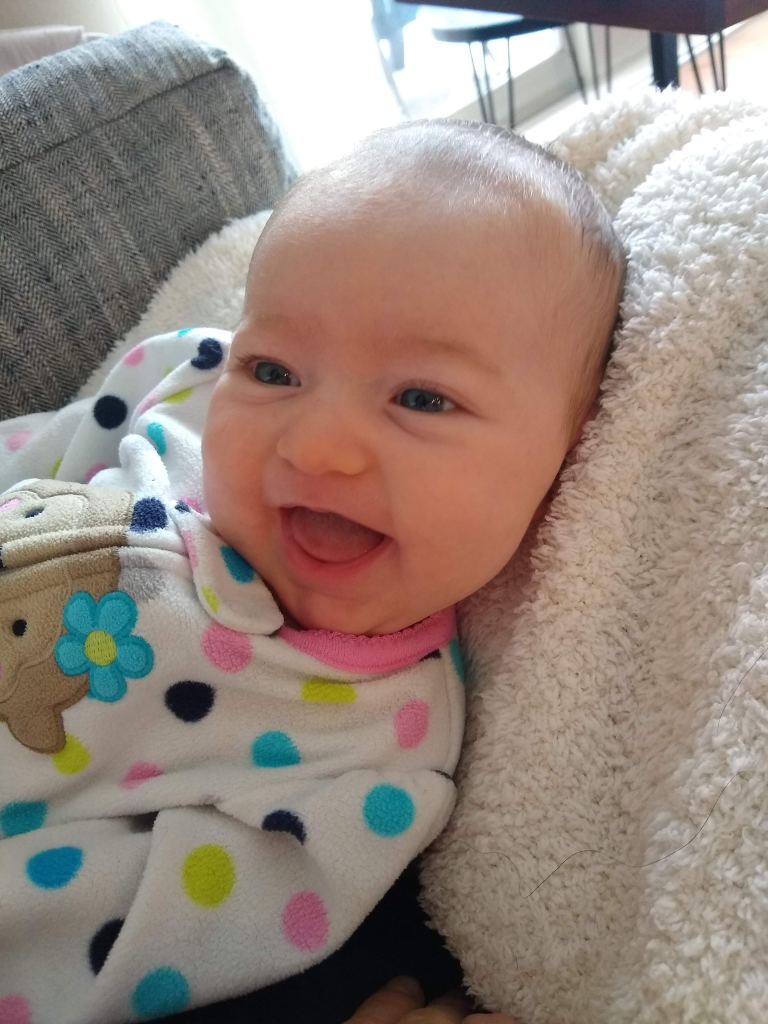
#> input picture python_numpy/images/dayton.jpg, 3072 x 4096 px (shown at 1/4 size)
$ jupyter execute --allow-errors numpy.ipynb
#> lines starting #> are read from the running program, lines starting #| are printed output that depends on the picture
[cell 1]
import numpy as np

## Creating numpy arrays

[cell 2]
a = np.zeros(3)
a

[cell 3]
b = np.zeros((10, 3))
b

#> (a cell that did not finish here is left out)

[cell 5]
c = np.ones(10)
c

[cell 6]
d = np.empty((3, 2))
d

[cell 7]
e = np.linspace(2, 10, 5) # start, stop, number of elements
e

[cell 8]
f = np.arange(0, 10, 1) # start, stop, increment
f

[cell 9]
g = np.array([5, 9])
g

[cell 10]
a_list = [5, 59]
h = np.array(a_list)
h

[cell 11]
i = np.random.randint(0, high=10, size=(4, 6))
i

## Modifing Shape

[cell 12]
# returns the array, flattened to single dimension
i.ravel()

[cell 13]
# returns the array with a modified shape
i.reshape(6,4)       # returns the array with a modified shape

[cell 14]
# transforms array into column vector
i.reshape((-1, 1))

[cell 15]
# returns the array, transposed
i.T

## Indexing and Slicing
- just like lists

[cell 16]
i[0]

[cell 17]
i[0:2]

[cell 18]
i[-1]

[cell 19]
i[0:5:2]

[cell 20]
from skimage import io
photo = io.imread("images/dayton.jpg")
#> photo is the input picture: shape (4096, 3072, 3); mean R, G, B 150.5, 135.3, 126.6
type(photo)

[cell 21]
# This is one pixel.
# Each pixel is represented as a vector wiht a length of 3.
# One value for each color channel (R, G, B)
# See how numpy can represent data!
photo[0:10, 0,]
#> Out = [[146, 137, 128], [148, 139, 130], [146, 137, 128], [143, 134, 125], [144, 135, 126], [149, 140, 131], [150, 141, 132], [147, 138, 129], [148, 139, 130], [147, 138, 129]]

[cell 22]
import matplotlib.pyplot as plt
plt.imshow(photo);

[cell 23]
# select portion of matrix
plt.imshow(photo[1000: 2500, 800:2000, ]);
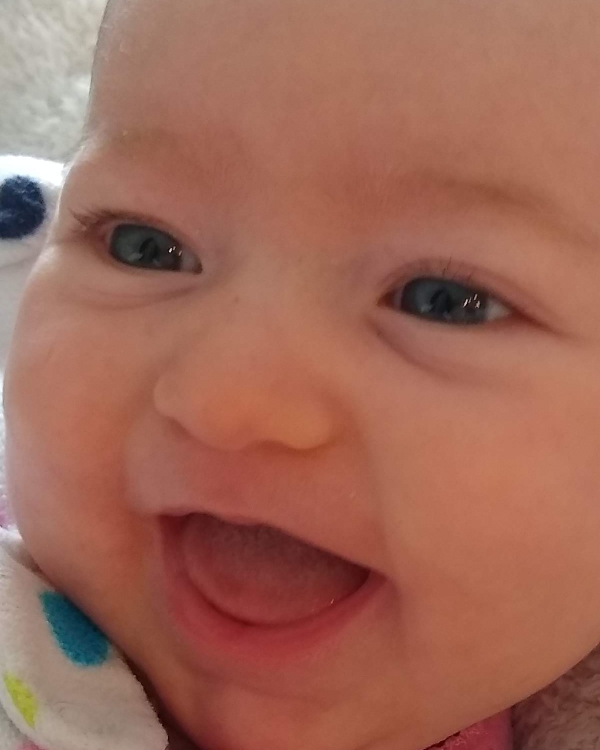
#> shown: shape (1500, 1200, 3) (shown at 1/2 size); mean R, G, B 159.5, 103.5, 87.1

[cell 24]
# Select one color channel
plt.imshow(photo[:,:, 1]);
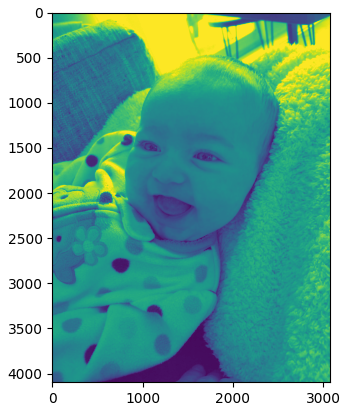
#> figure drawn by matplotlib, 1 panel

[cell 25]
# reverse the columns
plt.imshow(photo[:,::-1]);
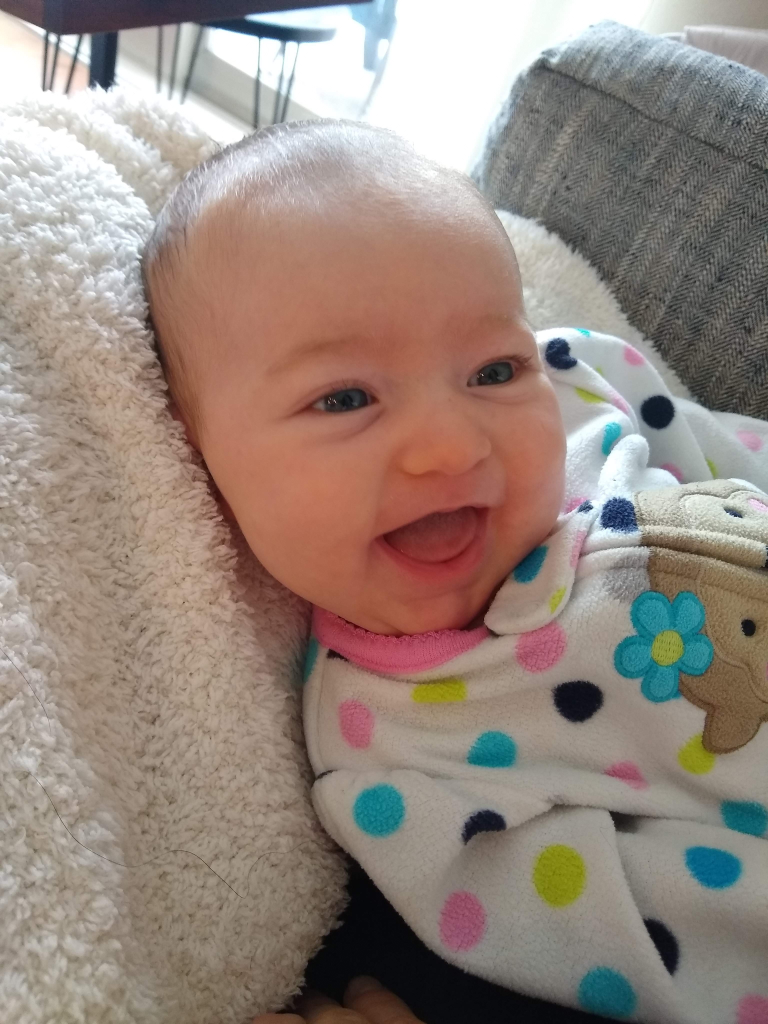
#> shown: shape (4096, 3072, 3) (shown at 1/4 size); mean R, G, B 150.5, 135.3, 126.6

[cell 26]
# reverse the rows
plt.imshow(photo[::-1]);
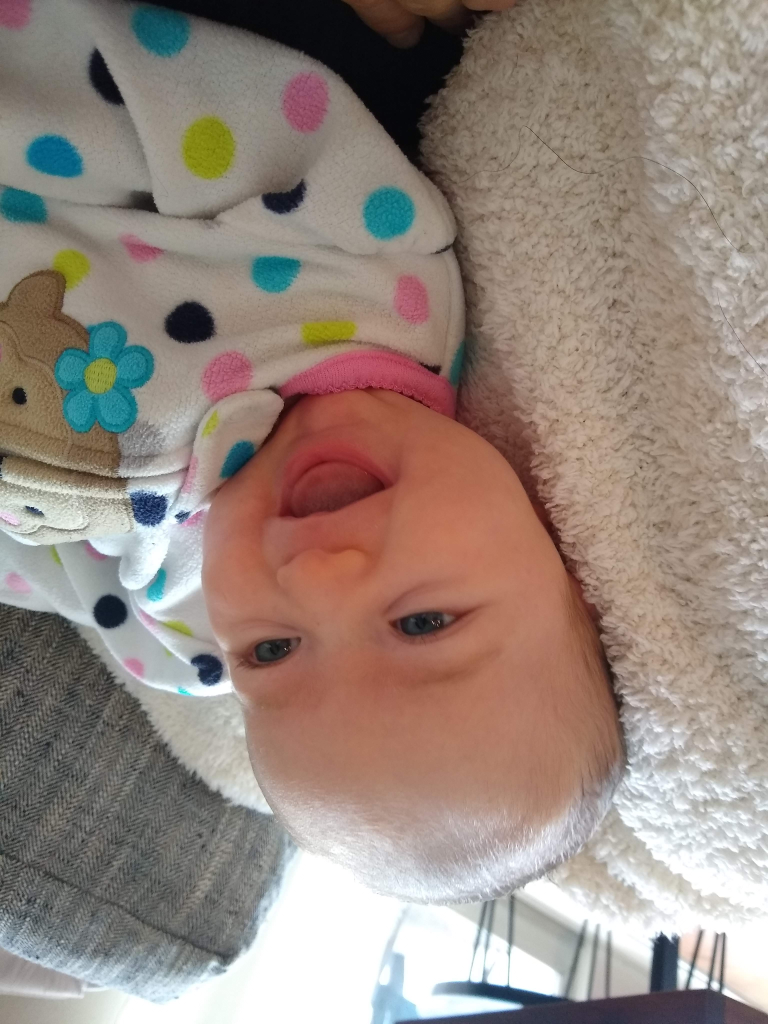
#> shown: shape (4096, 3072, 3) (shown at 1/4 size); mean R, G, B 150.5, 135.3, 126.6

[cell 27]
# select every other column
plt.imshow(photo[:, ::2]);
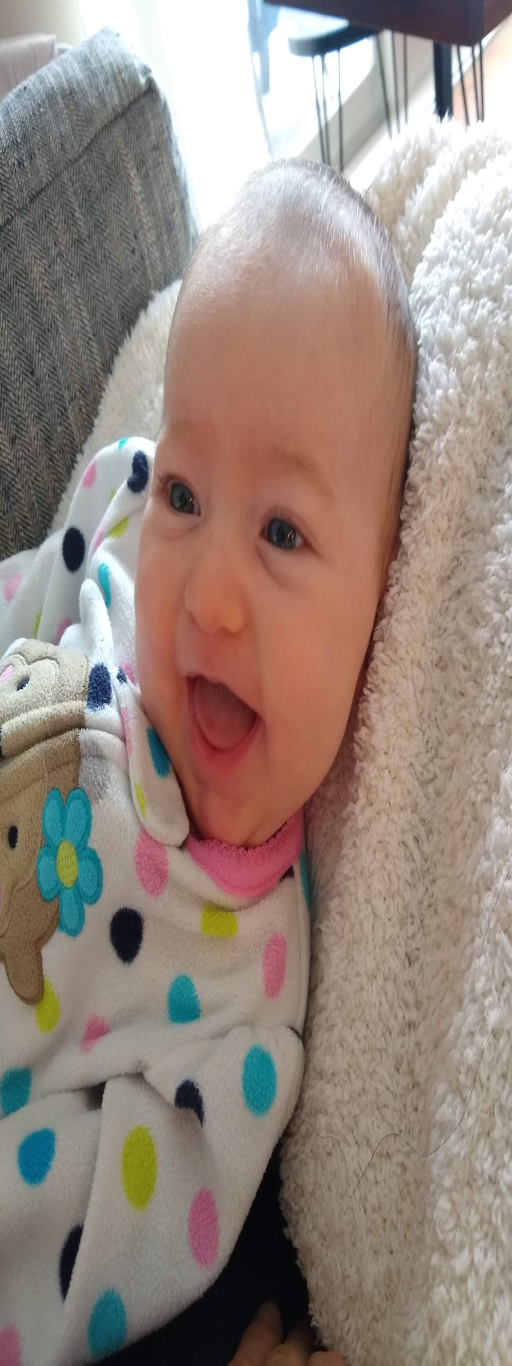
#> shown: shape (4096, 1536, 3) (shown at 1/3 size); mean R, G, B 150.6, 135.3, 126.6

[cell 28]
# select every other row and column
plt.imshow(photo[::2, ::2]);

[cell 29]
# array[row_start:row_stop:row_inc,
#       col_start:col_stop:col_inc,
#       i_start:i_stop:i_inc]

## Functions

[cell 30]
# np.<tab> to see all numpy functions

[cell 31]
j = np.array([-2, 5, -4, 6])

[cell 32]
print("Sum: {}".format(np.sum(j)))
print("Prduct: {}".format(np.prod(j)))
print("Mean: {}".format(np.mean(j)))
print("Standard Dev: {:.4f}".format(np.std(j)))
print("Variance: {:.4f}".format(np.var(j)))
print("Min: {}".format(np.min(j)))
print("Max: {}".format(np.max(j)))
print("Min index: {}".format(np.argmin(j)))
print("Max index: {}".format(np.argmax(j)))
print("absolute value: {}".format(np.abs(j)))
print("sine: {}".format(np.sin(j)))

[cell 33]
print("Number of Dimensions: {}".format(j.ndim))           # The number of axes (dimensions) of the array. Number of dimensions is referred to as rank.
print("Shape: {}".format(j.shape))          # The dimensions of the array. Tuple of integers indicating the size of the array in each dimension. Shape (n,m) -> (rows, cols) -> n = rows, m = cols. The length of shape tuple is the rank, or number of dimensions, ndim.
print("Size: {}".format(j.size))           # The total number of elements of the array. This is equal to the product of the elements of shape.
print("Data Types: {}".format(j.dtype))          # Object describing the type of the elements in the array. One can create or specify dtype’s using standard Python types. Additionally NumPy provides types of its own. Ex. numpy.int32, numpy.int16, and numpy.float64.
print("Item Size: {}".format(j.itemsize))       # Size in bytes of each element of the array. For example, an array of elements of type float64 has itemsize 8 (=64/8), while one of type complex32 has itemsize 4 (=32/8). It is equivalent to ndarray.dtype.itemsize.
print("Data: {}".format(j.data))           # Buffer containing the actual elements of the array. Normally, we won’t need to use this attribute because we will access the elements in an array using indexing facilities.

## Filtering, Boolean Indexing, Masking

[cell 34]
k = np.array([1, 2, 3, 4, 5, 6, 7, 8, 9])

[cell 35]
k < 5

[cell 36]
k[k < 5]

[cell 37]
k

[cell 38]
mask = k < 5
k[mask]

[cell 39]
masked_photo = np.where(photo > 100, 255, 0)
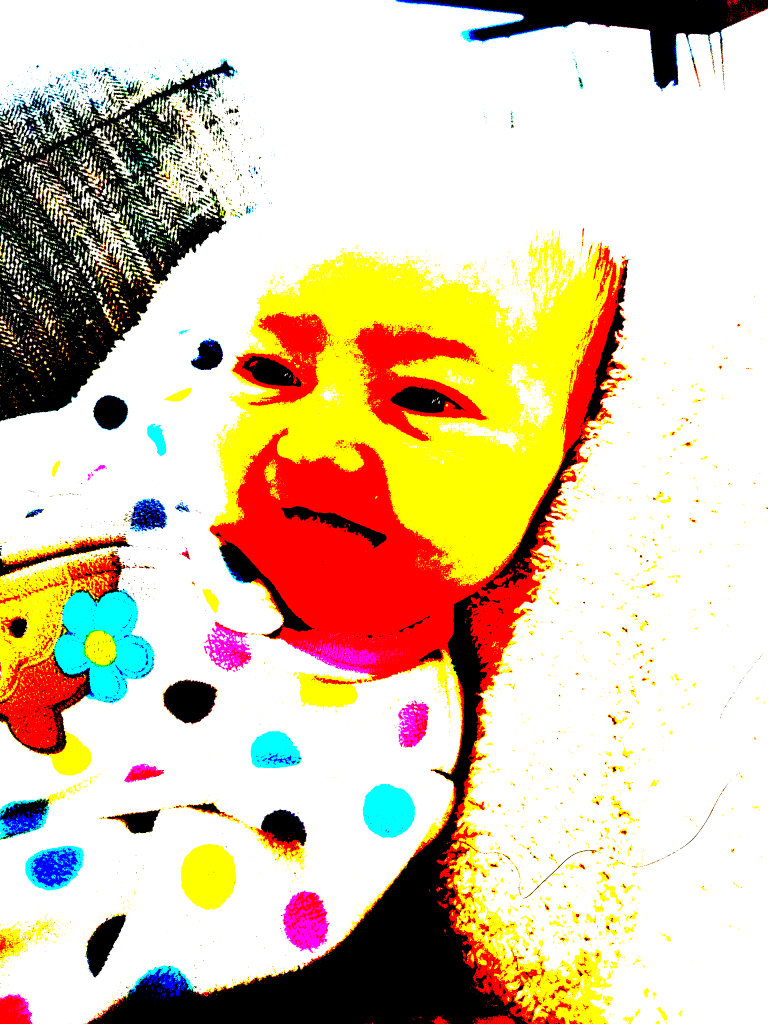
#> masked_photo: shape (4096, 3072, 3) int64 (shown at 1/4 size); mean R, G, B 217.6, 198.6, 170
plt.imshow(masked_photo);
